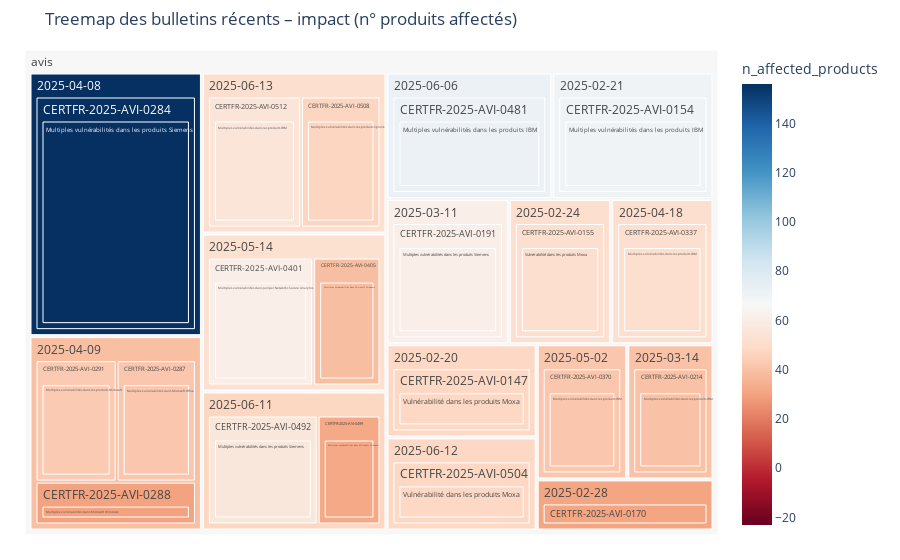

The notebook cell saved with this chart:
### Markdown cell above
### Treemap Bulletins, pour la taille d'impact des bulletins

Déniche les bulletins "massifs", parfois sous-estimés

### Code cell
# ───────────── On part de df_publi ─────────────
df = df_publi.copy()

# ───────────── 1) Date limite ─────────────
date_limite = pd.Timestamp.now() - pd.DateOffset(months=4)

# ───────────── 2) Nombre de produits distincts PAR BULLETIN ─────────────
# (on considère ici la colonne 'produit' ; on pouvait aussi utiliser 'vendor_std' ou
# un couple (vendor_std, produit) si plusieurs produits par même éditeur)
df["n_affected_products"] = (
    df.groupby("id_anssi")["produit"]
      .transform("nunique")
)

# ───────────── 3) Une ligne par bulletin ─────────────
bulletins = (
    df[["type", "id_anssi", "date", "titre", "n_affected_products"]]
      .drop_duplicates(subset=["id_anssi"])
)

# ───────────── 4) Top 200 bulletins les plus impactants ─────────────
top200 = bulletins.nlargest(200, "n_affected_products")

# ───────────── 5) Seuls les bulletins récents (derniers 4 mois) ─────────────
recent = top200[top200["date"] >= date_limite]

# ───────────── 6) Préparation des données pour la treemap ─────────────
treemap_data = (
    recent
      .sort_values("n_affected_products", ascending=False)
      .reset_index(drop=True)
)

# calcul du midpoint pour la palette
mid = np.average(
    treemap_data["n_affected_products"],
    weights=treemap_data["n_affected_products"]
)

# ───────────── 7) Tracé avec Plotly Express ─────────────
fig = px.treemap(
    treemap_data,
    path=["type", "date", "id_anssi", "titre"],
    values="n_affected_products",
    color="n_affected_products",
    color_continuous_scale="RdBu",
    color_continuous_midpoint=mid,
    title="Treemap des bulletins récents – impact (n° produits affectés)"
)

fig.update_layout(margin=dict(t=50, l=25, r=25, b=25))
fig.show()

### Figure 1 — Plotly figure (JSON) as saved in the notebook; plotly's stock layout.template omitted (floating-point values rounded to 4 significant figures)
{"data": [{"branchvalues": "total", "customdata": [[61], [42], [30], [39], [32], [70], [31], [40], [51], [42], [72], [55], [43], [61], [156], [56], [47], [48], [51], [48], [48], [70], [51], [31], [61], [40], [156], [42], [30], [43], [51], [42], [61], [39], [72], [56], [32], [48], [47], [55], [48], [70], [51], [31], [61], [40], [156], [39.24], [51], [42], [52.42], [72], [47.27], [48], [51.31], [66.44]], "domain": {"x": [0, 1], "y": [0, 1]}, "hovertemplate": "labels=%{label}<br>n_affected_products_sum=%{value}<br>parent=%{parent}<br>id=%{id}<br>n_affected_products=%{color}<extra></extra>", "ids": ["avis/2025-05-14/CERTFR-2025-AVI-0401/Multiples vulnérabilités dans Juniper Networks Secure Analytics", "avis/2025-04-09/CERTFR-2025-AVI-0287/Multiples vulnérabilités dans Microsoft Office", "avis/2025-04-09/CERTFR-2025-AVI-0288/Multiples vulnérabilités dans Microsoft Windows", "avis/2025-05-14/CERTFR-2025-AVI-0405/Multiples vulnérabilités dans Microsoft Windows", "avis/2025-06-11/CERTFR-2025-AVI-0499/Multiples vulnérabilités dans Microsoft Windows", "avis/2025-02-21/CERTFR-2025-AVI-0154/Multiples vulnérabilités dans les produits IBM", "avis/2025-02-28/CERTFR-2025-AVI-0170/Multiples vulnérabilités dans les produits IBM", "avis/2025-03-14/CERTFR-2025-AVI-0214/Multiples vulnérabilités dans les produits IBM", "avis/2025-04-18/CERTFR-2025-AVI-0337/Multiples vulnérabilités dans les produits IBM", "avis/2025-05-02/CERTFR-2025-AVI-0370/Multiples vulnérabilités dans les produits IBM", "avis/2025-06-06/CERTFR-2025-AVI-0481/Multiples vulnérabilités dans les produits IBM", "avis/2025-06-13/CERTFR-2025-AVI-0512/Multiples vulnérabilités dans les produits IBM", "avis/2025-04-09/CERTFR-2025-AVI-0291/Multiples vulnérabilités dans les produits Microsoft", "avis/2025-03-11/CERTFR-2025-AVI-0191/Multiples vulnérabilités dans les produits Siemens", "avis/2025-04-08/CERTFR-2025-AVI-0284/Multiples vulnérabilités dans les produits Siemens", "avis/2025-06-11/CERTFR-2025-AVI-0492/Multiples vulnérabilités dans les produits Siemens", "avis/2025-06-13/CERTFR-2025-AVI-0508/Multiples vulnérabilités dans les produits Splunk", "avis/2025-02-20/CERTFR-2025-AVI-0147/Vulnérabilité dans les produits Moxa", "avis/2025-02-24/CERTFR-2025-AVI-0155/Vulnérabilité dans les produits Moxa", "avis/2025-06-12/CERTFR-2025-AVI-0504/Vulnérabilité dans les produits Moxa", "avis/2025-02-20/CERTFR-2025-AVI-0147", "avis/2025-02-21/CERTFR-2025-AVI-0154", "avis/2025-02-24/CERTFR-2025-AVI-0155", "avis/2025-02-28/CERTFR-2025-AVI-0170", "avis/2025-03-11/CERTFR-2025-AVI-0191", "avis/2025-03-14/CERTFR-2025-AVI-0214", "avis/2025-04-08/CERTFR-2025-AVI-0284", "avis/2025-04-09/CERTFR-2025-AVI-0287", "avis/2025-04-09/CERTFR-2025-AVI-0288", "avis/2025-04-09/CERTFR-2025-AVI-0291", "avis/2025-04-18/CERTFR-2025-AVI-0337", "avis/2025-05-02/CERTFR-2025-AVI-0370", "avis/2025-05-14/CERTFR-2025-AVI-0401", "avis/2025-05-14/CERTFR-2025-AVI-0405", "avis/2025-06-06/CERTFR-2025-AVI-0481", "avis/2025-06-11/CERTFR-2025-AVI-0492", "avis/2025-06-11/CERTFR-2025-AVI-0499", "avis/2025-06-12/CERTFR-2025-AVI-0504", "avis/2025-06-13/CERTFR-2025-AVI-0508", "avis/2025-06-13/CERTFR-2025-AVI-0512", "avis/2025-02-20", "avis/2025-02-21", "avis/2025-02-24", "avis/2025-02-28", "avis/2025-03-11", "avis/2025-03-14", "avis/2025-04-08", "avis/2025-04-09", "avis/2025-04-18", "avis/2025-05-02", "avis/2025-05-14", "avis/2025-06-06", "avis/2025-06-11", "avis/2025-06-12", "avis/2025-06-13", "avis"], "labels": ["Multiples vulnérabilités dans Juniper Networks Secure Analytics", "Multiples vulnérabilités dans Microsoft Office", "Multiples vulnérabilités dans Microsoft Windows", "Multiples vulnérabilités dans Microsoft Windows", "Multiples vulnérabilités dans Microsoft Windows", "Multiples vulnérabilités dans les produits IBM", "Multiples vulnérabilités dans les produits IBM", "Multiples vulnérabilités dans les produits IBM", "Multiples vulnérabilités dans les produits IBM", "Multiples vulnérabilités dans les produits IBM", "Multiples vulnérabilités dans les produits IBM", "Multiples vulnérabilités dans les produits IBM", "Multiples vulnérabilités dans les produits Microsoft", "Multiples vulnérabilités dans les produits Siemens", "Multiples vulnérabilités dans les produits Siemens", "Multiples vulnérabilités dans les produits Siemens", "Multiples vulnérabilités dans les produits Splunk", "Vulnérabilité dans les produits Moxa", "Vulnérabilité dans les produits Moxa", "Vulnérabilité dans les produits Moxa", "CERTFR-2025-AVI-0147", "CERTFR-2025-AVI-0154", "CERTFR-2025-AVI-0155", "CERTFR-2025-AVI-0170", "CERTFR-2025-AVI-0191", "CERTFR-2025-AVI-0214", "CERTFR-2025-AVI-0284", "CERTFR-2025-AVI-0287", "CERTFR-2025-AVI-0288", "CERTFR-2025-AVI-0291", "CERTFR-2025-AVI-0337", "CERTFR-2025-AVI-0370", "CERTFR-2025-AVI-0401", "CERTFR-2025-AVI-0405", "CERTFR-2025-AVI-0481", "CERTFR-2025-AVI-0492", "CERTFR-2025-AVI-0499", "CERTFR-2025-AVI-0504", "CERTFR-2025-AVI-0508", "CERTFR-2025-AVI-0512", "2025-02-20", "2025-02-21", "2025-02-24", "2025-02-28", "2025-03-11", "2025-03-14", "2025-04-08", "2025-04-09", "2025-04-18", "2025-05-02", "2025-05-14", "2025-06-06", "2025-06-11", "2025-06-12", "2025-06-13", "avis"], "marker": {"coloraxis": "coloraxis", "colors": [61, 42, 30, 39, 32, 70, 31, 40, 51, 42, 72, 55, 43, 61, 156, 56, 47, 48, 51, 48, 48, 70, 51, 31, 61, 40, 156, 42, 30, 43, 51, 42, 61, 39, 72, 56, 32, 48, 47, 55, 48, 70, 51, 31, 61, 40, 156, 39.24, 51, 42, 52.42, 72, 47.27, 48, 51.31, 66.44]}, "name": "", "parents": ["avis/2025-05-14/CERTFR-2025-AVI-0401", "avis/2025-04-09/CERTFR-2025-AVI-0287", "avis/2025-04-09/CERTFR-2025-AVI-0288", "avis/2025-05-14/CERTFR-2025-AVI-0405", "avis/2025-06-11/CERTFR-2025-AVI-0499", "avis/2025-02-21/CERTFR-2025-AVI-0154", "avis/2025-02-28/CERTFR-2025-AVI-0170", "avis/2025-03-14/CERTFR-2025-AVI-0214", "avis/2025-04-18/CERTFR-2025-AVI-0337", "avis/2025-05-02/CERTFR-2025-AVI-0370", "avis/2025-06-06/CERTFR-2025-AVI-0481", "avis/2025-06-13/CERTFR-2025-AVI-0512", "avis/2025-04-09/CERTFR-2025-AVI-0291", "avis/2025-03-11/CERTFR-2025-AVI-0191", "avis/2025-04-08/CERTFR-2025-AVI-0284", "avis/2025-06-11/CERTFR-2025-AVI-0492", "avis/2025-06-13/CERTFR-2025-AVI-0508", "avis/2025-02-20/CERTFR-2025-AVI-0147", "avis/2025-02-24/CERTFR-2025-AVI-0155", "avis/2025-06-12/CERTFR-2025-AVI-0504", "avis/2025-02-20", "avis/2025-02-21", "avis/2025-02-24", "avis/2025-02-28", "avis/2025-03-11", "avis/2025-03-14", "avis/2025-04-08", "avis/2025-04-09", "avis/2025-04-09", "avis/2025-04-09", "avis/2025-04-18", "avis/2025-05-02", "avis/2025-05-14", "avis/2025-05-14", "avis/2025-06-06", "avis/2025-06-11", "avis/2025-06-11", "avis/2025-06-12", "avis/2025-06-13", "avis/2025-06-13", "avis", "avis", "avis", "avis", "avis", "avis", "avis", "avis", "avis", "avis", "avis", "avis", "avis", "avis", "avis", ""], "type": "treemap", "values": [61, 42, 30, 39, 32, 70, 31, 40, 51, 42, 72, 55, 43, 61, 156, 56, 47, 48, 51, 48, 48, 70, 51, 31, 61, 40, 156, 42, 30, 43, 51, 42, 61, 39, 72, 56, 32, 48, 47, 55, 48, 70, 51, 31, 61, 40, 156, 115, 51, 42, 100, 72, 88, 48, 102, 1075]}], "layout": {"coloraxis": {"cmid": 66.44, "colorbar": {"title": {"text": "n_affected_products"}}, "colorscale": [[0, "rgb(103,0,31)"], [0.1, "rgb(178,24,43)"], [0.2, "rgb(214,96,77)"], [0.3, "rgb(244,165,130)"], [0.4, "rgb(253,219,199)"], [0.5, "rgb(247,247,247)"], [0.6, "rgb(209,229,240)"], [0.7, "rgb(146,197,222)"], [0.8, "rgb(67,147,195)"], [0.9, "rgb(33,102,172)"], [1, "rgb(5,48,97)"]]}, "legend": {"tracegroupgap": 0}, "margin": {"b": 25, "l": 25, "r": 25, "t": 50}, "title": {"text": "Treemap des bulletins récents – impact (n° produits affectés)"}}}
